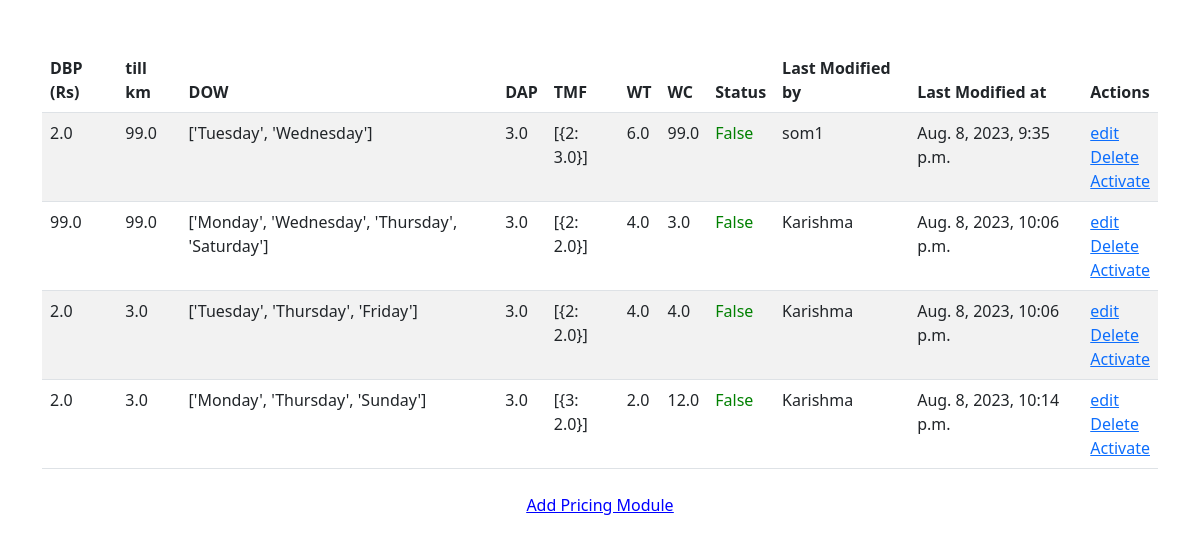
The app's page /dashboard, older data.
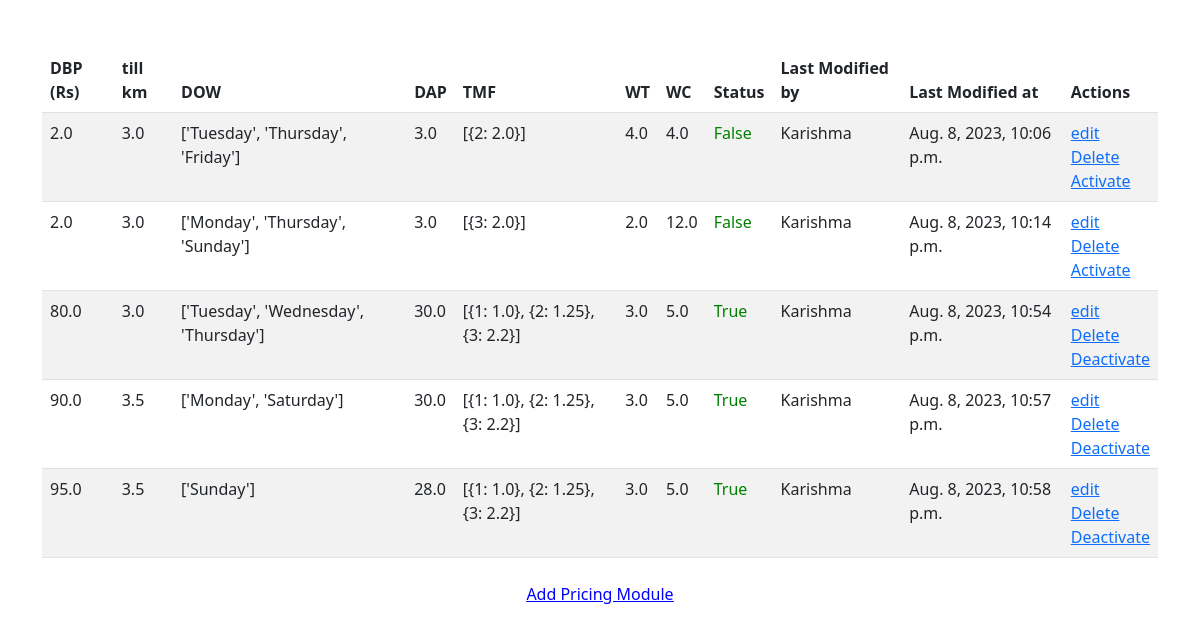
The same page, newer data.
### authentication/models.py (models this page shows, shortened)
class Pricing_Module(models.Model):
    mod_id = models.AutoField(primary_key=True)
    dbp_price = models.FloatField()
    dbp_km = models.FloatField(default=True)
    dap = models.FloatField()
    waiting_charge = models.FloatField()
    waiting_time = models.FloatField()
    status = models.BooleanField()
    usermodifiedby = models.CharField(max_length=20)
    created_at = models.DateTimeField(editable=True,auto_now_add=True)

### authentication/views.py (the view)
# urls.py: path('dashboard', views.dashboard ,name="dashboard"),
def dashboard(request):
    query_results = Pricing_Module.objects.all()
    fullobj={}
    activequeue=[]
    for item in query_results:
        objdict={
            "mod_id":item.mod_id,
            "dbp_price":item.dbp_price,
            "dbp_km":item.dbp_km,
            "dap":item.dap,
            "waiting_time":item.waiting_time,
            "waiting_charge":item.waiting_charge,
            "status":item.status,
            "usermodifiedby":item.usermodifiedby,
            "timestamp":item.created_at,
            }
        if item.status == True:
            activequeue.append(item.mod_id)
        days = Week_Table.objects.filter(mod_id=item.mod_id)
        dayarray=[]
        for day in days:
            dayarray.append(day.weekday)
        objdict["weekdays"]=dayarray
        tmf = TMF.objects.filter(mod_id=item.mod_id)
        timearray =[]
        timedictionary={}
        for t in tmf:
            timedictionary={
                t.hour:t.factor,
            }
            timearray.append(timedictionary)
        objdict["TMF"] = timearray
        fullobj[f"{item.mod_id}"]=objdict
    print(activequeue)
    return render(request , 'authentication/dashboard.html',{"fullobj":fullobj})

### templates/authentication/dashboard.html (shortened to what this page needs)
<!DOCTYPE html>
<html lang="en">
<head>
    <link rel="stylesheet" href="https://cdn.jsdelivr.net/npm/bootstrap@5.3.0/dist/css/bootstrap.min.css">
</head>
<body>
    <div class="container mt-5">
        <table class="table table-striped">
            <thead>
                <tr>
                    <th>DBP (Rs)</th>
                    <th>till km</th>
                    <th>DOW</th>
                    <th>DAP</th>
                    <th>TMF</th>
                    <th>WT</th>
                    <th>WC</th>
                    <th>Status</th>
                    <th>Last Modified by</th>
                    <th>Last Modified at</th>
                    <th>Actions</th>
                </tr>
            </thead>
            <tbody>
                {% for key,inner_dict in fullobj.items  %}
                <tr>
                <td>{{inner_dict.dbp_price}}</td>
                <td>{{inner_dict.dbp_km}}</td>
                    <td>{{inner_dict.weekdays}}</td>
                    <td>{{inner_dict.dap}}</td>
                    <td>{{inner_dict.TMF}}</td>
                    <td>{{inner_dict.waiting_time}}</td>
                    <td>{{inner_dict.waiting_charge}}</td>
                    <td style="color: green;">{{inner_dict.status}}</td>
                    <td>{{inner_dict.usermodifiedby}}</td>
                    <td>{{inner_dict.timestamp}}</td>
                    <td><a href="{% url 'edit_object' inner_dict.mod_id %}">edit</a> <br>
                        <a href="{% url 'delete_object' inner_dict.mod_id %}">Delete</a> <br>
                        {% if inner_dict.status == True %}
                        <a href="{% url 'deactivate_item' inner_dict.mod_id %}">Deactivate</a>
                        {% else %}
                        <a href="{% url 'activate_item' inner_dict.mod_id %}">Activate</a>
                        {% endif %}
                        </tr>
                {% endfor %}
            </tbody>
        </table>
        <div class="text-center mt-4">
            <a href="/addform"><span class="edit-button">Add Pricing Module</span></a> <br>
        </div>
    </div>
</body>
</html>

### templates/authentication/dashboard.html (style rules this page uses)
.edit-button { cursor: pointer; color: blue; text-decoration: underline; }

Row changes from the older to the newer data that the page shows:
removed Pricing_Module: dbp_price "2.0", dbp_km "99.0", dap "3.0", waiting_time "6.0", waiting_charge "99.0", usermodifiedby "som1", timestamp "Aug. 8, 2023, 9:35 p.m."
removed Pricing_Module: dbp_price "99.0", dbp_km "99.0", dap "3.0", waiting_time "4.0", waiting_charge "3.0", usermodifiedby "Karishma", timestamp "Aug. 8, 2023, 10:06 p.m."
added Pricing_Module: dbp_price "80.0", dbp_km "3.0", dap "30.0", waiting_time "3.0", waiting_charge "5.0", usermodifiedby "Karishma", timestamp "Aug. 8, 2023, 10:54 p.m."
added Pricing_Module: dbp_price "90.0", dbp_km "3.5", dap "30.0", waiting_time "3.0", waiting_charge "5.0", usermodifiedby "Karishma", timestamp "Aug. 8, 2023, 10:57 p.m."
added Pricing_Module: dbp_price "95.0", dbp_km "3.5", dap "28.0", waiting_time "3.0", waiting_charge "5.0", usermodifiedby "Karishma", timestamp "Aug. 8, 2023, 10:58 p.m."
Text that changed along with them:
new list line: "['Tuesday', 'Wednesday', 'Thursday'] [{1: 1.0}, {2: 1.25}, {3: 2.2}] True edit Delete Deactivate"
new list line: "['Monday', 'Saturday'] [{1: 1.0}, {2: 1.25}, {3: 2.2}] True edit Delete Deactivate"
new list line: "['Sunday'] [{1: 1.0}, {2: 1.25}, {3: 2.2}] True edit Delete Deactivate"
list line gone: "['Tuesday', 'Wednesday'] [{2: 3.0}] False edit Delete Activate"
list line gone: "['Monday', 'Wednesday', 'Thursday', 'Saturday'] [{2: 2.0}] False edit Delete Activate"
